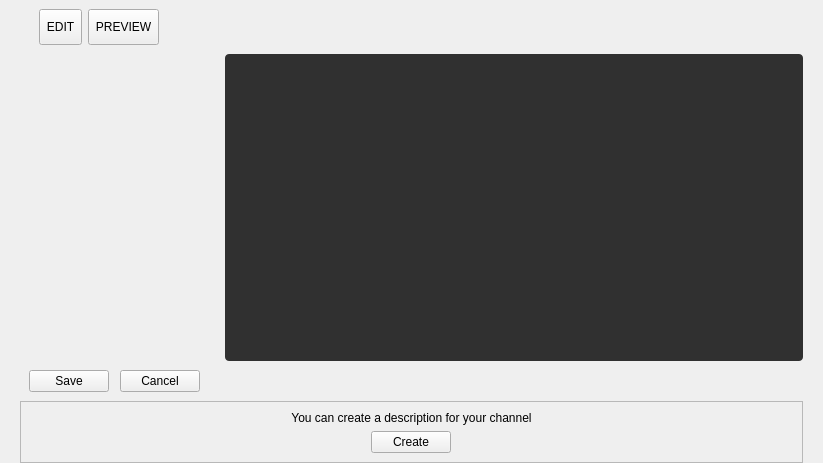
<?xml version="1.0" encoding="UTF-8"?>
<ui version="4.0">
 <class>channel_description_widget</class>
 <widget class="QWidget" name="channel_description_widget">
  <property name="geometry">
   <rect>
    <x>0</x>
    <y>0</y>
    <width>823</width>
    <height>463</height>
   </rect>
  </property>
  <property name="styleSheet">
   <string notr="true"/>
  </property>
  <layout class="QVBoxLayout" name="verticalLayout">
   <property name="spacing">
    <number>0</number>
   </property>
   <property name="sizeConstraint">
    <enum>QLayout::SetMinimumSize</enum>
   </property>
   <property name="topMargin">
    <number>0</number>
   </property>
   <property name="bottomMargin">
    <number>0</number>
   </property>
   <item>
    <widget class="QWidget" name="description_page" native="true">
     <layout class="QVBoxLayout" name="desciption_edit_widget">
      <property name="spacing">
       <number>0</number>
      </property>
      <property name="topMargin">
       <number>0</number>
      </property>
      <property name="bottomMargin">
       <number>0</number>
      </property>
      <item>
       <widget class="QWidget" name="edit_buttons_panel_widget" native="true">
        <layout class="QHBoxLayout" name="edit_buttons_panel">
         <property name="spacing">
          <number>0</number>
         </property>
         <property name="leftMargin">
          <number>0</number>
         </property>
         <property name="topMargin">
          <number>0</number>
         </property>
         <property name="rightMargin">
          <number>0</number>
         </property>
         <property name="bottomMargin">
          <number>0</number>
         </property>
         <item>
          <widget class="TabButtonPanel" name="edit_mode_tab" native="true">
           <layout class="QHBoxLayout" name="horizontalLayout_20">
            <item>
             <spacer name="horizontalSpacer_29">
              <property name="orientation">
               <enum>Qt::Horizontal</enum>
              </property>
              <property name="sizeType">
               <enum>QSizePolicy::Fixed</enum>
              </property>
              <property name="sizeHint" stdset="0">
               <size>
                <width>10</width>
                <height>20</height>
               </size>
              </property>
             </spacer>
            </item>
            <item>
             <widget class="UnderlineTabButton" name="edit_mode_button">
              <property name="sizePolicy">
               <sizepolicy hsizetype="Minimum" vsizetype="Fixed">
                <horstretch>0</horstretch>
                <verstretch>0</verstretch>
               </sizepolicy>
              </property>
              <property name="minimumSize">
               <size>
                <width>0</width>
                <height>36</height>
               </size>
              </property>
              <property name="maximumSize">
               <size>
                <width>16777215</width>
                <height>36</height>
               </size>
              </property>
              <property name="cursor">
               <cursorShape>PointingHandCursor</cursorShape>
              </property>
              <property name="text">
               <string>EDIT</string>
              </property>
              <property name="checkable">
               <bool>true</bool>
              </property>
              <property name="checked">
               <bool>false</bool>
              </property>
             </widget>
            </item>
            <item>
             <widget class="UnderlineTabButton" name="preview_mode_button">
              <property name="sizePolicy">
               <sizepolicy hsizetype="Minimum" vsizetype="Fixed">
                <horstretch>0</horstretch>
                <verstretch>0</verstretch>
               </sizepolicy>
              </property>
              <property name="minimumSize">
               <size>
                <width>0</width>
                <height>36</height>
               </size>
              </property>
              <property name="maximumSize">
               <size>
                <width>16777215</width>
                <height>36</height>
               </size>
              </property>
              <property name="cursor">
               <cursorShape>PointingHandCursor</cursorShape>
              </property>
              <property name="styleSheet">
               <string notr="true"/>
              </property>
              <property name="text">
               <string>PREVIEW</string>
              </property>
              <property name="checkable">
               <bool>true</bool>
              </property>
             </widget>
            </item>
           </layout>
          </widget>
         </item>
         <item>
          <spacer name="horizontalSpacer_28">
           <property name="orientation">
            <enum>Qt::Horizontal</enum>
           </property>
           <property name="sizeHint" stdset="0">
            <size>
             <width>40</width>
             <height>20</height>
            </size>
           </property>
          </spacer>
         </item>
        </layout>
       </widget>
      </item>
      <item>
       <layout class="QHBoxLayout" name="horizontalLayout">
        <item>
         <widget class="ClickableLabel" name="channel_thumbnail">
          <property name="sizePolicy">
           <sizepolicy hsizetype="Fixed" vsizetype="Fixed">
            <horstretch>0</horstretch>
            <verstretch>0</verstretch>
           </sizepolicy>
          </property>
          <property name="minimumSize">
           <size>
            <width>200</width>
            <height>200</height>
           </size>
          </property>
          <property name="text">
           <string/>
          </property>
          <property name="pixmap">
           <pixmap>../images/chan_thumb.png</pixmap>
          </property>
          <property name="scaledContents">
           <bool>false</bool>
          </property>
          <property name="alignment">
           <set>Qt::AlignCenter</set>
          </property>
         </widget>
        </item>
        <item>
         <spacer name="spacer_pic_right">
          <property name="orientation">
           <enum>Qt::Horizontal</enum>
          </property>
          <property name="sizeType">
           <enum>QSizePolicy::Fixed</enum>
          </property>
          <property name="sizeHint" stdset="0">
           <size>
            <width>5</width>
            <height>20</height>
           </size>
          </property>
         </spacer>
        </item>
        <item>
         <widget class="QStackedWidget" name="description_stack_widget">
          <property name="currentIndex">
           <number>1</number>
          </property>
          <widget class="QTextEdit" name="description_text_preview">
           <property name="styleSheet">
            <string notr="true">QTextEdit{border-radius: 4px; background-color: rgba(255,255,255,0); border: 0px;}</string>
           </property>
           <property name="placeholderText">
            <string notr="true"># Welcome
* You can use Markdown syntax here
* https://guides.github.com/features/mastering-markdown/
          </string>
           </property>
          </widget>
          <widget class="QPlainTextEdit" name="description_text_edit">
           <property name="styleSheet">
            <string notr="true">QPlainTextEdit{border-radius: 4px; background-color: #303030}</string>
           </property>
          </widget>
         </widget>
        </item>
       </layout>
      </item>
      <item>
       <widget class="QWidget" name="bottom_buttons_container" native="true">
        <layout class="QHBoxLayout" name="horizontalLayout_3">
         <item>
          <widget class="QPushButton" name="save_button">
           <property name="text">
            <string>Save</string>
           </property>
          </widget>
         </item>
         <item>
          <spacer name="horizontalSpacer_2">
           <property name="orientation">
            <enum>Qt::Horizontal</enum>
           </property>
           <property name="sizeType">
            <enum>QSizePolicy::Fixed</enum>
           </property>
           <property name="sizeHint" stdset="0">
            <size>
             <width>5</width>
             <height>20</height>
            </size>
           </property>
          </spacer>
         </item>
         <item>
          <widget class="QPushButton" name="cancel_button">
           <property name="text">
            <string>Cancel</string>
           </property>
          </widget>
         </item>
         <item>
          <spacer name="horizontalSpacer">
           <property name="orientation">
            <enum>Qt::Horizontal</enum>
           </property>
           <property name="sizeHint" stdset="0">
            <size>
             <width>40</width>
             <height>20</height>
            </size>
           </property>
          </spacer>
         </item>
        </layout>
       </widget>
      </item>
     </layout>
    </widget>
   </item>
   <item>
    <widget class="QWidget" name="create_page" native="true">
     <layout class="QVBoxLayout" name="create_channel_widget">
      <property name="spacing">
       <number>0</number>
      </property>
      <property name="topMargin">
       <number>0</number>
      </property>
      <property name="bottomMargin">
       <number>0</number>
      </property>
      <item>
       <widget class="QFrame" name="frame">
        <property name="frameShape">
         <enum>QFrame::StyledPanel</enum>
        </property>
        <property name="frameShadow">
         <enum>QFrame::Raised</enum>
        </property>
        <layout class="QGridLayout" name="gridLayout">
         <item row="0" column="0">
          <widget class="QLabel" name="label">
           <property name="text">
            <string>You can create a description for your channel</string>
           </property>
           <property name="alignment">
            <set>Qt::AlignCenter</set>
           </property>
          </widget>
         </item>
         <item row="1" column="0">
          <layout class="QHBoxLayout" name="horizontalLayout_2">
           <item>
            <widget class="QPushButton" name="create_description_button">
             <property name="sizePolicy">
              <sizepolicy hsizetype="Fixed" vsizetype="Fixed">
               <horstretch>0</horstretch>
               <verstretch>0</verstretch>
              </sizepolicy>
             </property>
             <property name="text">
              <string>Create</string>
             </property>
            </widget>
           </item>
          </layout>
         </item>
        </layout>
       </widget>
      </item>
     </layout>
    </widget>
   </item>
  </layout>
 </widget>
 <customwidgets>
  <customwidget>
   <class>ClickableLabel</class>
   <extends>QLabel</extends>
   <header>tribler_gui.widgets.clickablewidgets.h</header>
  </customwidget>
  <customwidget>
   <class>UnderlineTabButton</class>
   <extends>QToolButton</extends>
   <header>tribler_gui.widgets.underlinetabbutton.h</header>
  </customwidget>
  <customwidget>
   <class>TabButtonPanel</class>
   <extends>QWidget</extends>
   <header>tribler_gui.widgets.tabbuttonpanel.h</header>
   <container>1</container>
  </customwidget>
 </customwidgets>
 <resources/>
 <connections/>
</ui>
